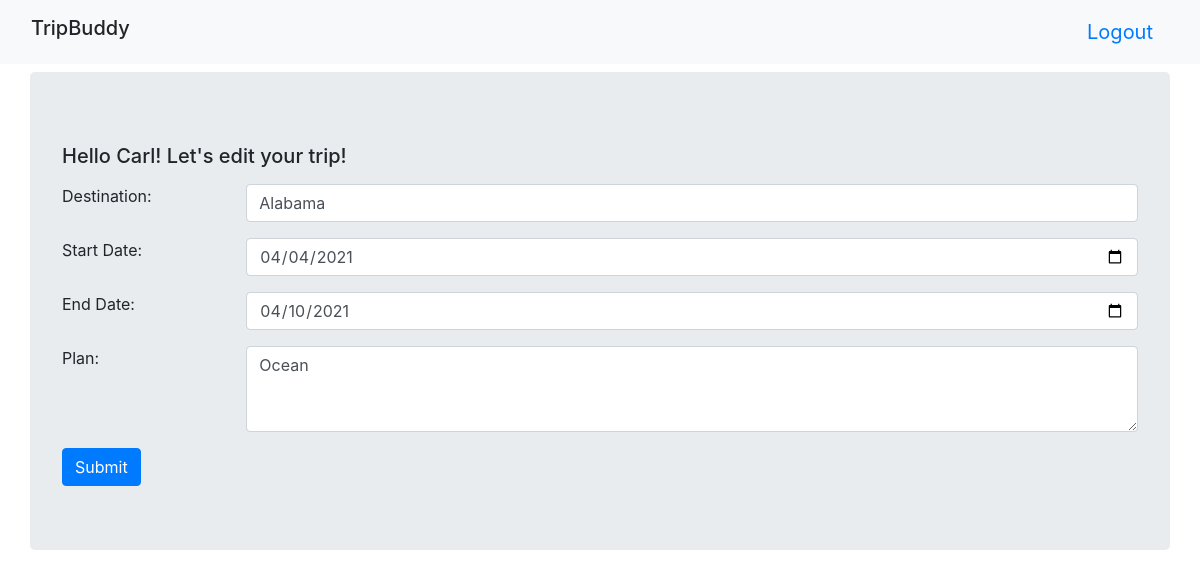
The app's page /trips/2/edit (signed in) with its own data.
### Trip_app/models.py (models this page shows)
class Trip(models.Model):
    destination = models.CharField(max_length=255)
    start_date = models.DateField(auto_now=False)
    end_date = models.DateField(auto_now=False)
    plan = models.TextField()
    planner = models.ForeignKey(User, related_name='my_trips', on_delete=models.CASCADE)
    guest = models.ManyToManyField(User, related_name='trips')
    created_at = models.DateField(auto_now_add=True)
    updated_at = models.DateField(auto_now=True)
    objects =TripManager()

### Trip_app/views.py (the view)
# urls.py: url(r'^trips/(?P<id>\d+)/edit$', views.edit_trip),
def edit_trip(request, id):
    this_trip=Trip.objects.get(id=id)
    context={
        'this_trip': this_trip
    }
    return render(request, 'editshow.html', context)

### Trip_app/templates/editshow.html (shortened to what this page needs)
<!DOCTYPE html>
<html lang="en">
<head>
    <link rel="stylesheet" href="https://maxcdn.bootstrapcdn.com/bootstrap/4.5.2/css/bootstrap.min.css">
    {% load static %}
</head>
<body>
    <nav class="navbar navbar-expand-sm bg-light justify-content-center">
        <div class='container-fluid'>
            <h1 class="navbar-brand">TripBuddy</h1>
            <a class="navbar-brand ml-auto navbar-link" href="/destroy">Logout</a>
        </div>
    </nav>
    <div class="container jumbotron mt-2">
        <form action="/trips/update" method="POST">
            <h1 class="navbar-brand">Hello {{request.session.username}}! Let's edit your trip!</h1>
            <div class="form-group row">
                <label for="location" class="col-sm-2">Destination:</label>
                <div class='col-sm-10'>
                    <input type="text" class="form-control" id="location" name='destination' value="{{this_trip.destination}}">
                </div>
            </div>
            <div class="form-group row">
                <label for="stdate" class="col-sm-2">Start Date:</label>
                <div class='col-sm-10'>
                    <input type="date" class="form-control" id="stdate" name='start_date' value="{{this_trip.start_date|date:'Y-m-d'}}">
                </div>
            </div>
            <div class="form-group row">
                <label for="enddate" class="col-sm-2">End Date:</label>
                <div class='col-sm-10'>
                    <input type="date" class="form-control" id="enddate" name='end_date' value="{{this_trip.end_date|date:'Y-m-d'}}">
                </div>
            </div>
            <div class="form-group row">
                <label for="plan" class="col-sm-2">Plan:</label>
                <div class='col-sm-10'>
                    <textarea class="form-control" id="plan" rows="3" name="plan" value="{{this_trip.plan}}">{{this_trip.plan}}</textarea>
                </div>
            </div>
            <button type="submit" class="btn btn-primary">Submit</button>
        </form>
    </div>
</body>
</html>

### records on screen
Trip: destination "Alabama", start_date "04/04/2021", end_date "04/10/2021", plan "Ocean"

### other values on screen
{{ request.session.username }} "Carl"
